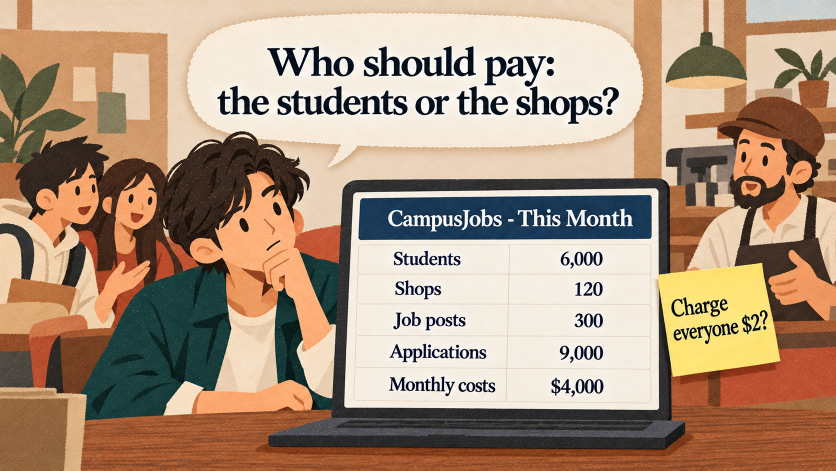
#> input picture assets/session_2_2_campusjobs_pricing_hanji.png, 1672 x 941 px (shown at 1/2 size)
$ python generate_session_2_2_video.py
#> lines starting #> are read from the running program, lines starting #| are printed output that depends on the picture
#!/usr/bin/env python3
"""Generate an engaging motion graphic MP4 video for Session 2.2 based on assets/session_2_2_campusjobs_pricing_hanji.png.
"""
import math
import subprocess
import sys
from pathlib import Path
from PIL import Image, ImageDraw, ImageFont, ImageFilter

ROOT = Path(__file__).resolve().parent.parent
BASE_IMG_PATH = ROOT / "assets" / "session_2_2_campusjobs_pricing_hanji.png"
OUTPUT_MP4_PATH = ROOT / "assets" / "session_2_2_campusjobs_motion.mp4"

WIDTH = 1920
HEIGHT = 1080
FPS = 30
TOTAL_FRAMES = 840  # 28 seconds

# Fonts
FONT_SERIF_BOLD = "/home/sun/.local/share/fonts/timesbd.ttf"
FONT_SERIF_REG = "/home/sun/.local/share/fonts/times.ttf"
FONT_SANS_BOLD = "/usr/share/fonts/truetype/dejavu/DejaVuSans-Bold.ttf"
FONT_SANS_REG = "/usr/share/fonts/truetype/dejavu/DejaVuSans.ttf"

f_title = ImageFont.truetype(FONT_SERIF_BOLD, 46)
f_sub = ImageFont.truetype(FONT_SANS_REG, 24)
f_sub_bold = ImageFont.truetype(FONT_SANS_BOLD, 25)
f_table_header = ImageFont.truetype(FONT_SERIF_BOLD, 30)
f_table_row = ImageFont.truetype(FONT_SERIF_REG, 26)
f_table_num = ImageFont.truetype(FONT_SERIF_BOLD, 28)
f_bubble = ImageFont.truetype(FONT_SANS_BOLD, 22)
f_stamp = ImageFont.truetype(FONT_SANS_BOLD, 36)
f_rule_title = ImageFont.truetype(FONT_SERIF_BOLD, 32)
f_rule_body = ImageFont.truetype(FONT_SANS_REG, 22)

# [162 lines left out: functions draw_bubble, render_laptop_screen, render_frame, not called in this run]

def main():
    print(f"Loading base image: {BASE_IMG_PATH}")
    base_img = Image.open(BASE_IMG_PATH).resize((WIDTH, HEIGHT), Image.Resampling.LANCZOS)
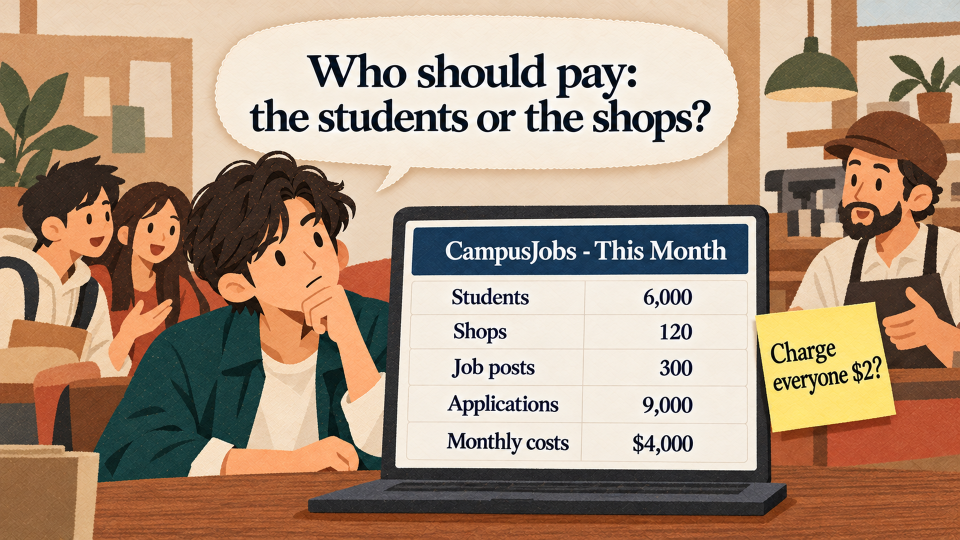
#> base_img: PIL image 1920x1080 RGB (shown at 1/2 size); mean R, G, B 173.3, 147.6, 124.9

    cmd = [
        "ffmpeg", "-y",
        "-f", "image2pipe",
        "-vcodec", "png",
        "-r", str(FPS),
        "-i", "-",
        "-vcodec", "libx264",
        "-pix_fmt", "yuv420p",
        "-crf", "18",
        str(OUTPUT_MP4_PATH)
    ]

    print(f"Rendering {TOTAL_FRAMES} frames ({TOTAL_FRAMES/FPS:.1f}s) to {OUTPUT_MP4_PATH}...")
#> (the run stopped early here; a loop or call above may not have finished)

$ run again, with assets/course_goal_same_market_hanji.png copied over assets/session_2_2_campusjobs_pricing_hanji.png
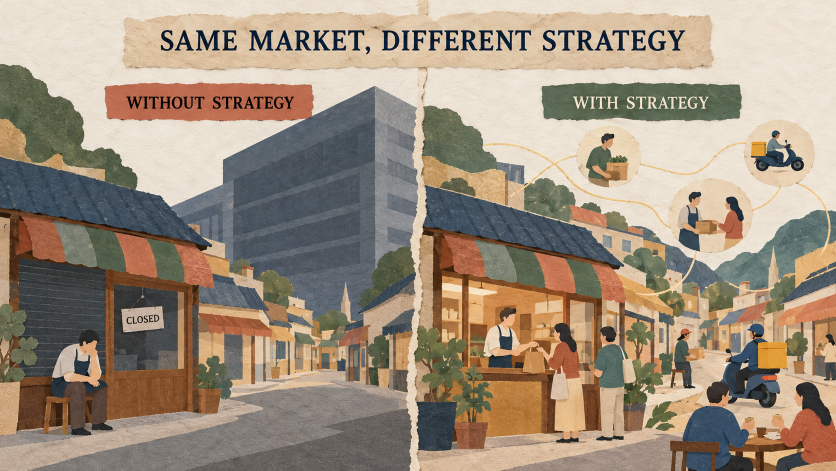
#> input picture assets/course_goal_same_market_hanji.png, 1672 x 941 px (shown at 1/2 size)
#> in main, `base_img = Image.open(BASE_IMG_PATH).resize((WIDTH, HEIGHT), Image.Res..`:
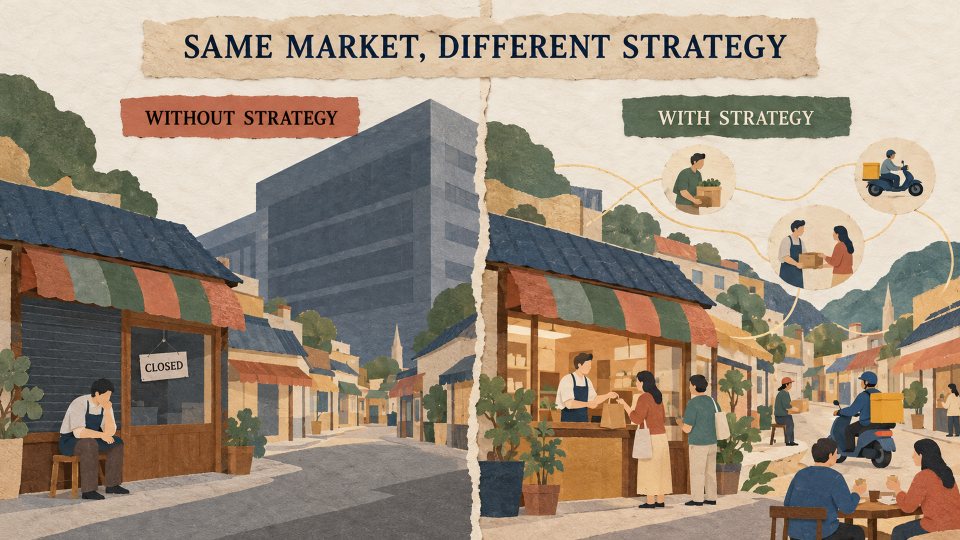
#> base_img: PIL image 1920x1080 RGB (shown at 1/2 size); mean R, G, B 159.4, 144, 126.4
